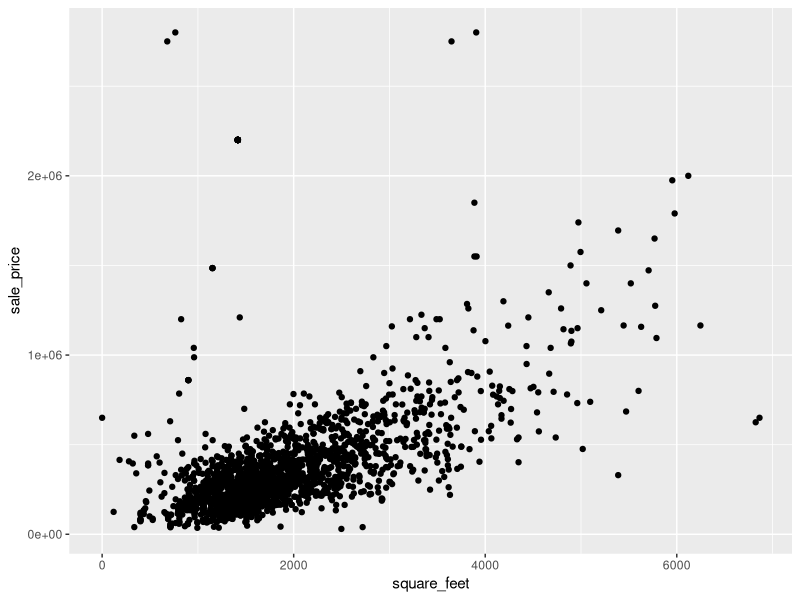
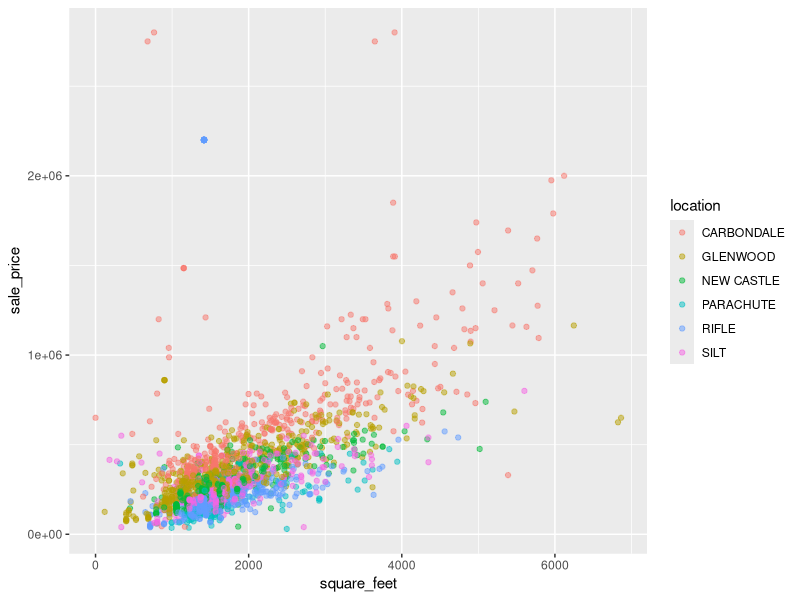
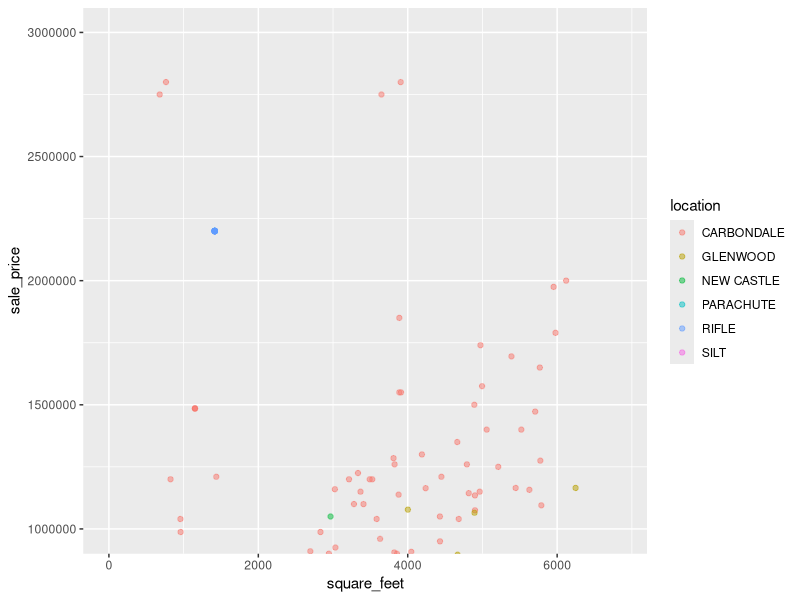
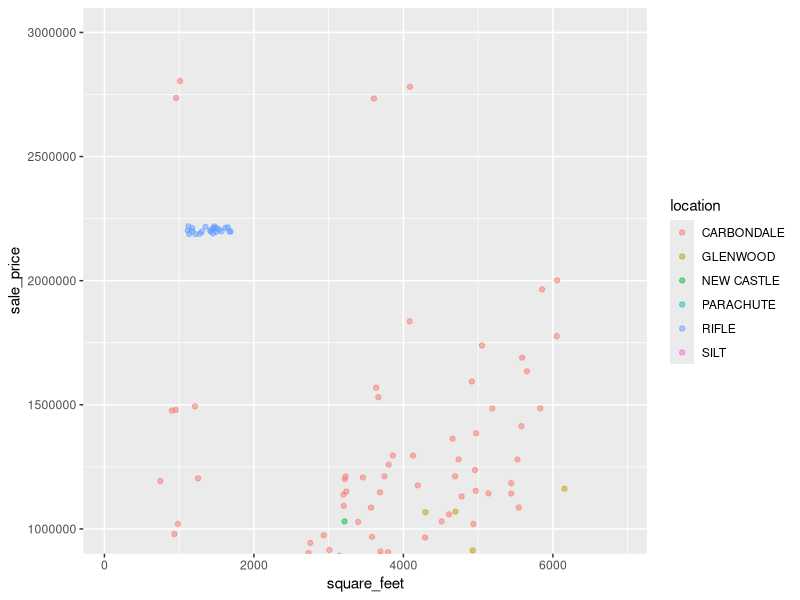
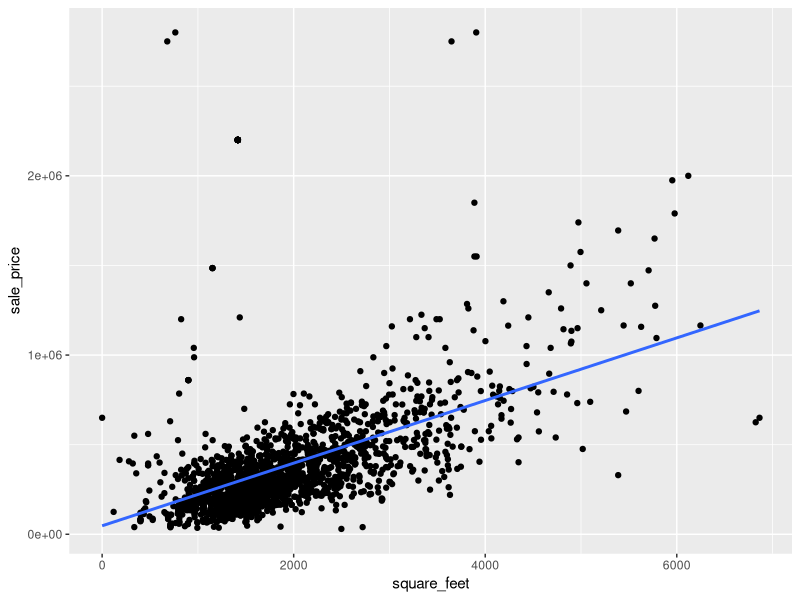
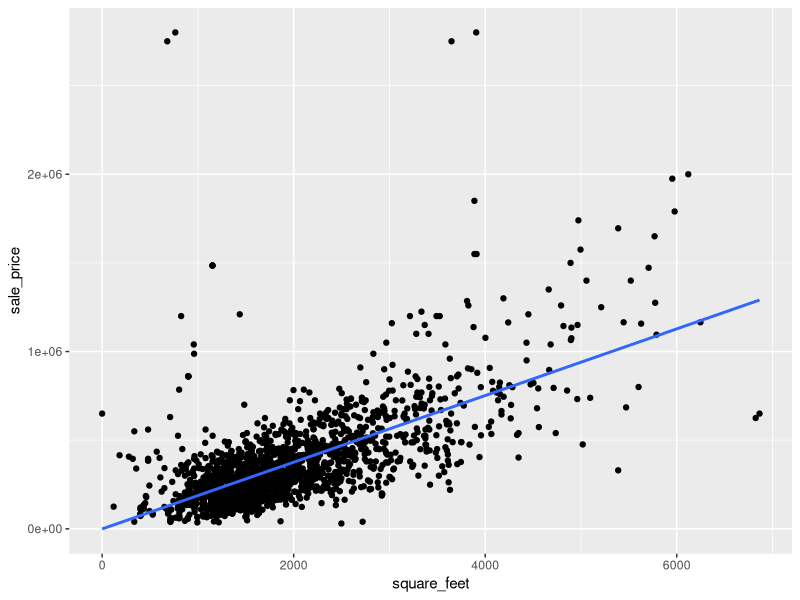
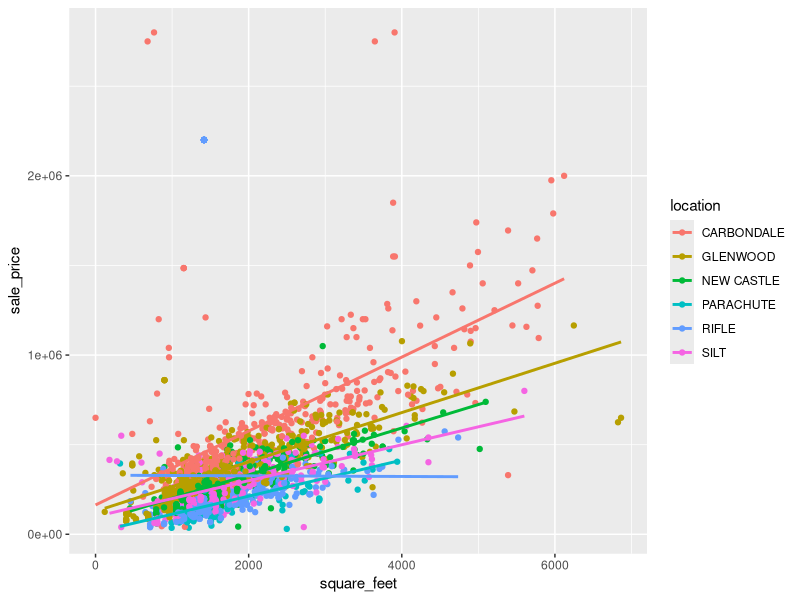
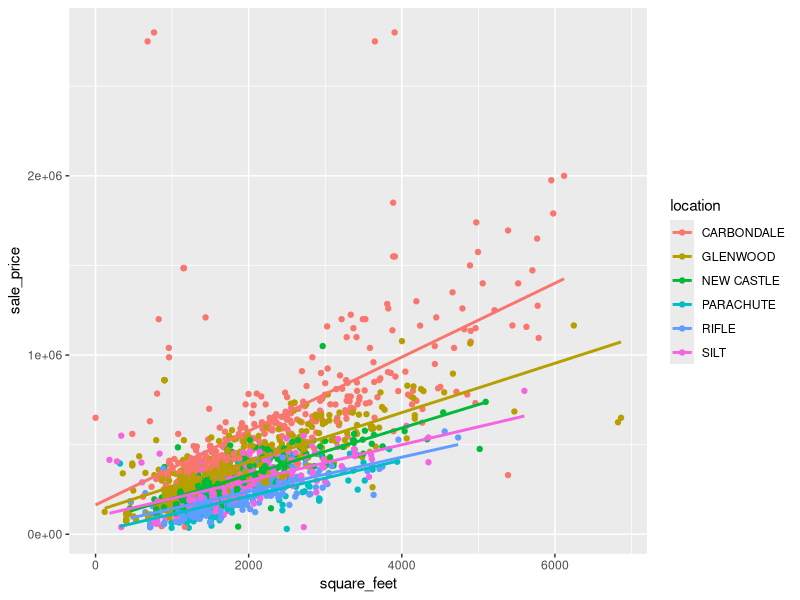

Write R code to recreate these figures, in order.
## ---- chunk 1
knitr::opts_chunk$set(echo = TRUE, fig.width = 6, fig.height = 3.7)
## ---- chunk 2
# This chunk includes the data processing steps to wrangle and clean the data
library(tidyverse) # For reading-in, wrangling, visualizing the data, and for pipe operator
library(readxl) # Tidyverse package for reading in Excel files
library(magrittr) # For the '%<>%' pipe operator

# Read-in townhomes and condo sales data
townhomes <- read_xlsx("2017-comparable-sales-condos-townhomes.xlsx") 

# Read-in single family home sales data
single_family <- read_xlsx("2017-comparable-sales-single-family.xlsx") 

# Check column names and formats
glimpse(townhomes) 
glimpse(single_family)
# 'sale_price' column was coerced to numeric and special characters '$' and ',' removed

# Replace spaces in column names with underscores ('_') and make names lowercase
# the package 'magrittr' is used for the pipe operator, this is loaded with the 'tidyverse' library
colnames(townhomes) %<>% str_replace_all("\\s", "_") %<>% tolower() 
colnames(single_family) %<>% str_replace_all("\\s", "_") %<>% tolower()

# Rename column "actual_year_built" as "year_built" for consistency between datasets
townhomes <- townhomes %>% 
  rename(year_built = actual_year_built) 

# Add a "classifcation" column to the single_family dataset and set all values to "Single Family"
single_family <- single_family %>% 
  mutate(classification = "Single Family")

# bind_rows() throws an error b/c 'reception' column is numeric in townhomes dataset; convert to character
townhomes$reception <- as.character(townhomes$reception)

# Combine the datasets into one
# This dataset contains errors which we will see later 
home_sales_errors <- bind_rows(single_family, townhomes)
glimpse(home_sales_errors)
# No new columns were created during the 'bind_rows()' process, indicating all colums align
# Remove single_family and townhomes dataframes because they are no longer needed
rm(single_family, townhomes)

# unique(home_sales_errors$classification) reveals a "Garage Only" type. Drop this.
home_sales_errors <- home_sales_errors %>% filter(classification != "Garage Only") 

# Rename the column "heated area" to "square_feet" for clarity, though technically not correct
home_sales_errors <- home_sales_errors %>% 
  rename(square_feet = heated_area)
## ---- chunk 3
glimpse(home_sales_errors)
## ---- chunk 4
ggplot(data = home_sales_errors, aes(x = square_feet, y = sale_price)) +
  geom_point()
## ---- chunk 5
ggplot(data = home_sales_errors, 
       aes(x = square_feet, y = sale_price, color = location)) +
  geom_point(alpha = 0.5)
## ---- chunk 6
ggplot(data = home_sales_errors, 
       aes(x = square_feet, y = sale_price, color = location)) +
  geom_point(alpha = 0.5) +
  coord_cartesian(ylim = c(1000000, 3000000))
## ---- chunk 7
ggplot(data = home_sales_errors, 
       aes(x = square_feet, y = sale_price, color = location)) +
  geom_jitter(alpha = 0.5, width = 300, height = 20000) +
  coord_cartesian(ylim = c(1000000, 3000000))
## ---- chunk 8
# High sale price observations
home_sales_errors %>% arrange(desc(sale_price)) %>% select(c("sale_price", "location", "classification", "bedrooms", "square_feet")) %>% head(30)
## ---- chunk 9
# Remove erroneous high sale price observations
home_sales_fixed <- home_sales_errors %>% filter(location != "RIFLE" | classification != "Townhome" | sale_price != 2200000)
home_sales_fixed %>% filter(location == "RIFLE" & classification == "Townhome") %>% arrange(desc(sale_price)) %>% head(10)
## ---- chunk 10
ggplot(data = home_sales_errors, aes(x = square_feet, y = sale_price)) + 
  geom_point() + 
  geom_smooth(method = "lm", se = FALSE) # Method set to lm for the linear model
## ---- chunk 11
ggplot(data = home_sales_fixed, aes(x = square_feet, y = sale_price)) + 
  geom_point() + 
  geom_smooth(method = "lm", se = FALSE) # Method set to lm for the linear model
## ---- chunk 12
ggplot(data = home_sales_errors, 
       aes(x = square_feet, y = sale_price, color = location)) + 
  geom_point() + 
  geom_smooth(method = "lm", se = FALSE) # Method set to lm for the linear model
## ---- chunk 13
ggplot(data = home_sales_fixed, 
       aes(x = square_feet, y = sale_price, color = location)) + 
  geom_point() + 
  geom_smooth(method = "lm", se = FALSE) # Method set to lm for the linear model
## ---- chunk 14
ggplot(home_sales_errors, aes(square_feet, sale_price)) +
  geom_point(alpha = 0.5) +
  geom_smooth(method = "lm", se = FALSE) +
  facet_wrap(~ location)
## ---- chunk 15
ggplot(home_sales_fixed, aes(square_feet, sale_price)) +
  geom_point(alpha = 0.5) +
  geom_smooth(method = "lm", se = FALSE) +
  facet_wrap(~ location)
## ---- chunk 16
ggplot(home_sales_fixed, 
       aes(x = reorder(location, sale_price, fun = median), 
           y = sale_price, fill = location)) + 
  geom_boxplot() + theme(legend.position = "bottom") +
  labs(x = "Ordered by Median Sale Price", y = "Sale Price")
## ---- chunk 17
ggplot(home_sales_errors, 
       aes(x = reorder(location, sale_price, fun = median), 
           y = sale_price, fill = location)) + 
  geom_boxplot() + theme(legend.position = "bottom") +
  labs(x = "Ordered by Median Sale Price", y = "Sale Price")
## ---- chunk 18
# Import seattle rain gauge dataset
seattle_rain <- read_csv("Observed_Monthly_Rain_Gauge_Accumulations_Oct_2002_to_May_2017.csv")
## ---- chunk 19
seattle_rain # Display Monthly Rain Gauge Accumulations for Seattle
## ---- chunk 20
library(tidyr) 
seattle_rain_tall <- seattle_rain %>% 
  gather(RG01:RG20_25, key = rain_gauge, value = precip_inches) 
seattle_rain_tall
## ---- chunk 21
library(tidyr) 
seattle_rain_tall <- seattle_rain %>% 
  gather(key = rain_gauge, value = precip_inches, -Date) # Same result as before!
seattle_rain_tall 
## ---- chunk 22
carbondale <- home_sales_fixed %>% 
  filter(location == "CARBONDALE")
model <- lm(sale_price ~ square_feet, data = carbondale)
summary(model)
## ---- chunk 23
# Set number of significant digits for display in tibbles
# You cannot set trailing zeros
options(pillar.sigfig = 4)
getOption("pillar.sigfig")
## ---- chunk 24
library(broom)
tidy(model)
## ---- chunk 25
carbondale <- home_sales_fixed %>% 
  filter(location == "CARBONDALE")
model1 <- lm(sale_price ~ square_feet, data = carbondale)
glenwood <- home_sales_fixed %>% 
  filter(location == "GLENWOOD")
model2 <- lm(sale_price ~ square_feet, data = glenwood)
bind_rows(tidy(model1), tidy(model2))
## ---- chunk 26
home_sales_fixed_models <- home_sales_fixed %>% 
  nest(-location)
home_sales_fixed_models
## ---- chunk 27
home_sales_fixed %>% 
  group_by(location) %>% 
  nest()
## ---- chunk 28
home_sales_fixed_models$data[[3]]
## ---- chunk 29
unnest(home_sales_fixed_models)
## ---- chunk 30
library(purrr)
home_sales_fixed_models <- home_sales_fixed %>%
  nest(-location) %>% 
  mutate(models = map(data, ~lm(sale_price ~ square_feet, .))) 
  # data has been passed into lm through map function
  # dot "." is used for data in the lm call
home_sales_fixed_models
## ---- chunk 31
home_sales_fixed_models$models[[3]]
## ---- chunk 32
home_sales_fixed_models <- home_sales_fixed %>%
  nest(-location) %>% 
  mutate(models = map(data, ~lm(sale_price ~ square_feet, .))) %>% 
  mutate(tidied = map(models, tidy))
home_sales_fixed_models
## ---- chunk 33
home_sales_fixed_models$tidied[[3]]
## ---- chunk 34
location_coeffs <- home_sales_fixed %>%
  nest(-location) %>% 
  mutate(models = map(data, ~lm(sale_price ~ square_feet, .))) %>% 
  mutate(tidied = map(models, tidy)) %>% 
  unnest(tidied)
location_coeffs
## ---- chunk 35
location_slopes <-  location_coeffs %>% 
  filter(term == "square_feet")%>% 
  arrange(estimate)
location_slopes
## ---- chunk 36
location_slopes <-  location_coeffs %>% 
  filter(term == "square_feet")%>% 
  mutate(p.adjusted = p.adjust(p.value)) %>% 
  arrange(estimate)
location_slopes
## ---- chunk 37
library(modelr)
home_sales_fixed_models <- home_sales_fixed_models %>% 
  # Add 'resid' column to data frames in 'data' list column with mutate 
  # Call add_residuals() with each data-model pair
  mutate(data = map2(data, models, add_residuals)) 
home_sales_fixed_models
## ---- chunk 38
home_sales_fixed_models$data[[3]] %>%
  # Select a few columns...
  select(sale_price, square_feet, resid)
## ---- chunk 39
resids <- unnest(home_sales_fixed_models, data)
resids %>% 
  ggplot(aes(square_feet, resid, color = location)) +
  geom_line(alpha = 1 / 3) +
  facet_wrap(~ location)
## ---- chunk 40
home_sales_errors %>% # Data frame with the errors
  nest(-location) %>% # Step 1
  mutate(models = map(data, ~lm(sale_price ~ square_feet, .))) %>% # Step 2
  mutate(data = map2(data, models, add_residuals)) %>% # Step 3
  unnest(data) %>% #Step 4
  ggplot(aes(square_feet, resid, color = location)) + #Step 5 - plot!
  geom_line(alpha = 1 / 3) +
  facet_wrap(~ location)
## ---- chunk 41
home_sales_fixed_models <- home_sales_fixed_models %>% 
  mutate(augmented = map(models, broom::augment))
home_sales_fixed_models
## ---- chunk 42
augment_results <- home_sales_fixed_models %>%
  unnest(augmented)
glimpse(augment_results)
## ---- chunk 43
augment_results %>%  
ggplot(aes(square_feet, .resid, color = location)) +
  geom_line(alpha = 1 / 3) +
  facet_wrap(~ location)
## ---- chunk 44
home_sales_fixed_models <- home_sales_fixed_models %>% 
  mutate(glanced = map(models, broom::glance))
home_sales_fixed_models
## ---- chunk 45
glance_results <- home_sales_fixed_models %>% 
  unnest(glanced)
glance_results
## ---- chunk 46
glance_results <- home_sales_fixed_models %>% 
  # Supress nested columns with ".drop = TRUE"
  unnest(glanced, .drop = TRUE)
glance_results
## ---- chunk 47
ggplot(home_sales_fixed, aes(square_feet, sale_price)) +
  geom_point(alpha = 0.5) +
  geom_smooth(method = "lm", se = FALSE) +
  geom_text(data = glance_results, aes(x = 3500, y = 3100000, 
              label = paste0("r.squared =", round(r.squared, 3)))) + 
  facet_wrap(~ location)
